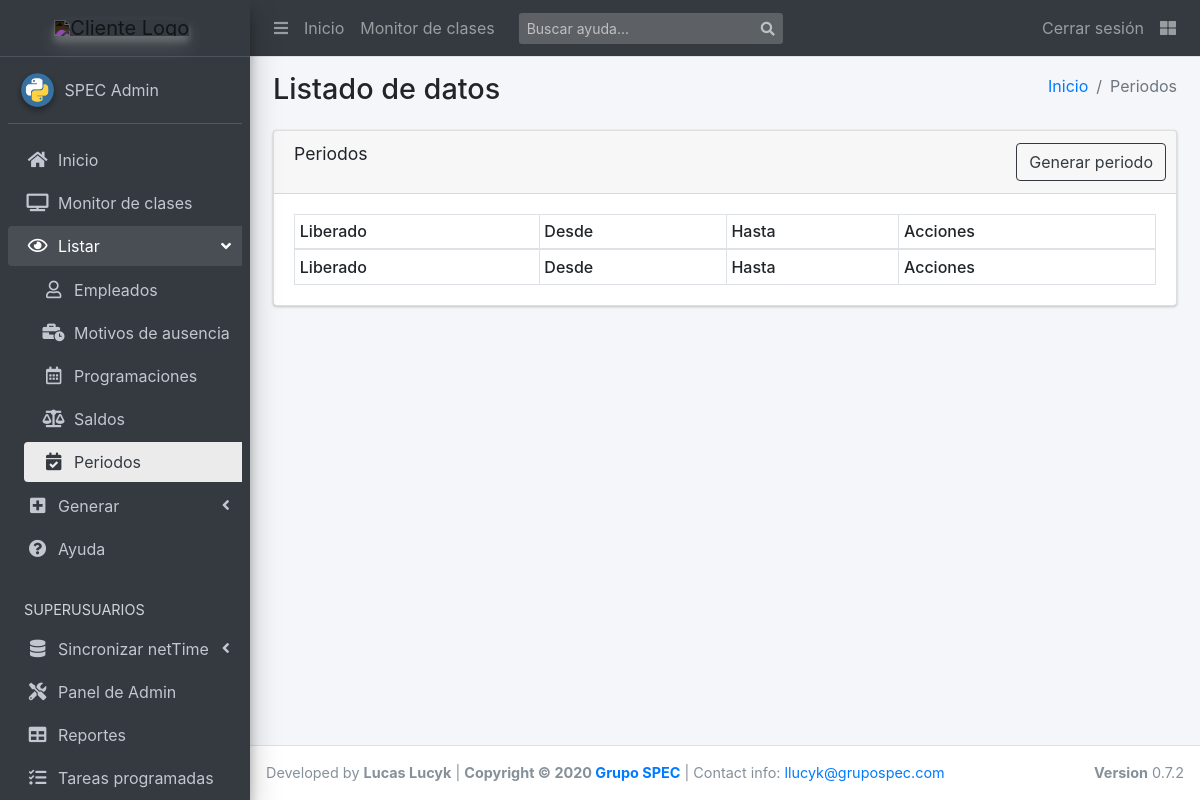
The page /list/periodos/ (signed in) on the database as committed earlier.
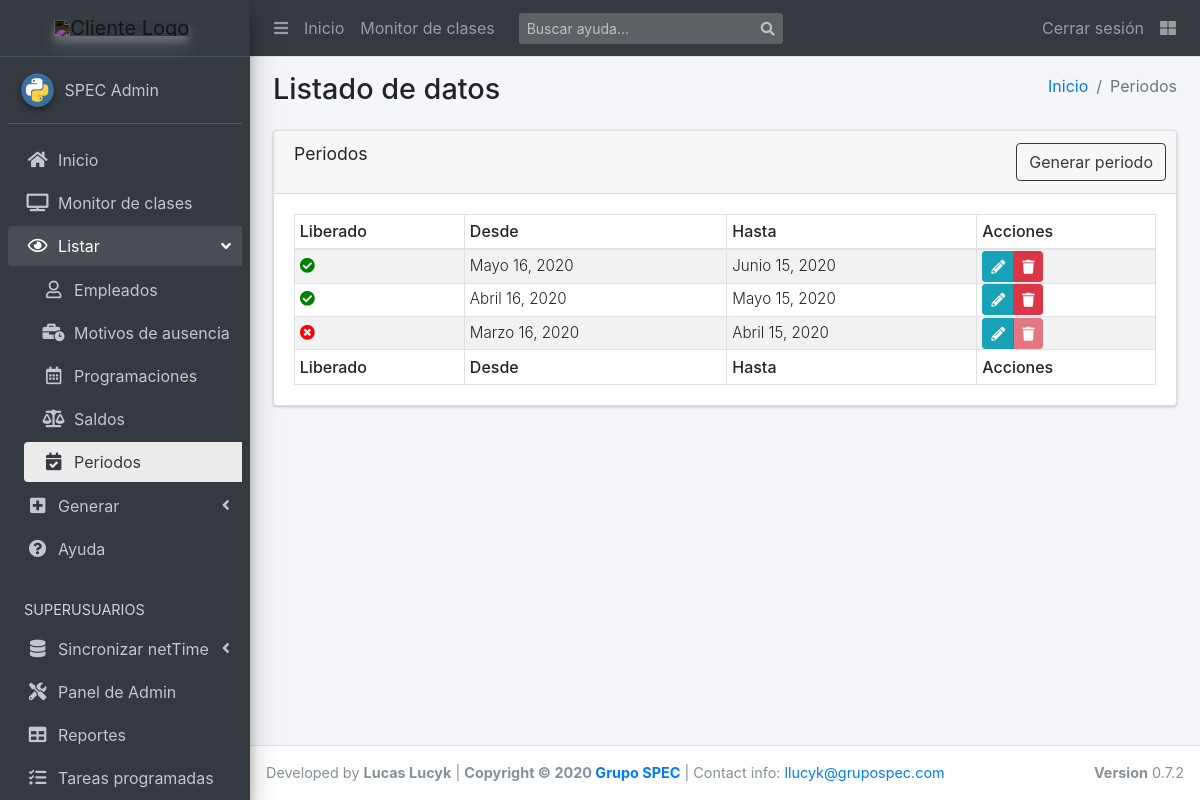
The same page on the database as committed later.
### scg_app/models.py (models this page shows, shortened)
class Periodo(models.Model):
    desde = models.DateField(blank=True)
    hasta = models.DateField(blank=True)
    bloqueado = models.BooleanField(blank=True, default=True)
    def get_edit_url(self):
        return reverse('periodo_update', kwargs={"pk": self.id})
    def get_delete_url(self):
        return reverse('confirm_delete',
                       kwargs={"model": self.__class__.__name__, "pk": self.id}
                       )
    class Meta:
        verbose_name = "Periodo"
        verbose_name_plural = "Periodos"
        get_latest_by = "desde"

### scg_app/views.py (the view)
# urls.py: path('periodos/', views.PeriodosList.as_view(), name='periodos_view'),
class PeriodosList(LoginRequiredMixin, ListView):
    model = Periodo
    template_name = 'apps/scg_app/list/periodos.html'
    context_object_name = 'periodos_list'
    ordering = ['-desde']

### templates/apps/scg_app/list/periodos.html
{% extends "apps/scg_app/list/base.html" %}
{% block active_ver_periodos %} active {% endblock %}
{% block route %}
  <li class="breadcrumb-item"><a href="{% url 'index' %}">Inicio</a></li>
  <li class="breadcrumb-item active">Periodos</li>
{% endblock route %}
{% block tableName %}Periodos{% endblock %}
{% block generar_btn %}
  <a href="{% url 'periodo_create' %}" class="btn btn-outline-dark">Generar periodo</a>
{% endblock %}
{% block tableHeaders %}
  <tr>
    <th>Liberado</th>
    <th>Desde</th>
    <th>Hasta</th>
    <th>Acciones</th>
  </tr>
{% endblock %}
{% block tableBody %}
  {% for periodo in periodos_list %}
    <tr>
      <td class="align-middle">
        {% if periodo.bloqueado %}
          <i class="fas fa-times-circle" ></i>
        {% else %}
          <i class="fas fa-check-circle"></i>
        {% endif %}
      </td>
      <td class="align-middle">{{periodo.desde}}</td>
      <td class="align-middle">{{periodo.hasta}}</td>
      <td class="py-0 align-middle">
        <div class="btn-group btn-group-sm">
          <a href="{{ periodo.get_edit_url|safe }}" class="btn btn-info"><i class="fas fa-pencil-alt"></i></a>
          {% if periodo.bloqueado %}
            <a href="#" class="btn btn-danger disabled" role="button" aria-disabled="true">
              <i class="fas fa-trash"></i>
            </a>
          {% else %}
            <a href="{{ periodo.get_delete_url|safe }}" class="btn btn-danger"><i class="fas fa-trash"></i></a>
          {% endif %}
        </div>
      </td>
    </tr>
  {% endfor %}
{% endblock %}
{% block tableFooter %}
  <tr>
    <th>Liberado</th>
    <th>Desde</th>
    <th>Hasta</th>
    <th>Acciones</th>
  </tr>
{% endblock %}

### templates/apps/scg_app/list/base.html (shortened to what this page needs)
{% extends "base_template.html" %}
{% block extra_css %}
{% load static %}
  <link rel="stylesheet" href="{%  static 'plugins/datatables-bs4/css/dataTables.bootstrap4.min.css' %}">
  <link rel="stylesheet" href="{%  static 'plugins/datatables-responsive/css/responsive.bootstrap4.min.css' %}">
{% endblock %}
{% block namepage %}Listado de datos{% endblock %}
{% block open_ver %} menu-open {% endblock %}
{% block content %}
<div class="row">
  <div class="col-md-12">
    <section id="results">
      <div class="card">
        <div class="card-header">
          <h3 class="card-title">
            {% block tableName %}&nbsp;{% endblock %}
          </h3>
            <div class="card-tools">
              {% block generar_btn %}{% endblock %}
            </div>
        </div>
        <div class="card-body">
          <table id="data-table" class="table table-bordered table-striped table-sm table-responsive-sm">
            <thead>
              {% block tableHeaders %}{% endblock %}
            </thead>
            <tbody>
              {% block tableBody %}{% endblock %}
            </tbody>
            <tfoot>
              {% block tableFooter %}{% endblock %}
            </tfoot>
          </table>
        </div>
      </div>
    </section>
  </div>
</div>
{% endblock %}
{% block extra_js %}
{% load static %}
{% endblock %}

### templates/base_template.html (shortened to what this page needs)
<!DOCTYPE html>
<html lang="es">
<head>
  {% load static %}
  <link rel="stylesheet" href="{%  static 'css/main.css' %}">
  <link rel="stylesheet" href="https://code.ionicframework.com/ionicons/2.0.1/css/ionicons.min.css">
  <link rel="stylesheet" href="{%  static 'dist/css/adminlte.min.css' %}">
  <link rel="stylesheet" href="https://cdnjs.cloudflare.com/ajax/libs/Chart.js/2.8.0/Chart.min.css" />
  <link rel="stylesheet" href="https://stackpath.bootstrapcdn.com/bootstrap/4.4.1/css/bootstrap.min.css">
  {% if 1 == 1 %}
    <link rel="stylesheet" href="https://use.fontawesome.com/releases/v5.8.2/css/all.css">
  {% else %}
    <link rel="stylesheet" href="{%  static 'plugins/fontawesome-free/css/all.min.css' %}">
  {% endif %}
  {% block extra_css %}
  {% endblock %}
</head>
<body class="hold-transition sidebar-mini layout-fixed .layout-footer-fixed .layout-navbar-fixed">
<div class="wrapper">
  <nav class="main-header navbar navbar-expand navbar-dark navbar-dark">
    <ul class="navbar-nav">
      <li class="nav-item">
        <a class="nav-link" data-widget="pushmenu" href="#" role="button"><i class="fas fa-bars"></i></a>
      </li>
      <li class="nav-item d-none d-sm-inline-block">
        <a href="{% url 'index' %}" class="nav-link">Inicio</a>
      </li>
      <li class="nav-item d-none d-sm-inline-block">
        <a href="{% url 'clases_view'%}" class="nav-link">Monitor de clases</a>
      </li>
    </ul>
    <form class="form-inline ml-3">
      <div class="input-group input-group-sm">
        <input class="form-control form-control-navbar" type="search" placeholder="Buscar ayuda..." aria-label="Buscar">
        <div class="input-group-append">
          <button class="btn btn-navbar" type="submit">
            <i class="fas fa-search"></i>
          </button>
        </div>
      </div>
    </form>
    <ul class="navbar-nav ml-auto">
      {% if user.is_authenticated %}
        <li class="nav-item">
          <a class="nav-link" href="{% url 'logout'%}?next={{request.path}}">
          Cerrar sesi&oacute;n
          </a>
        </li>
      {% endif %}
      <li class="nav-item">
        <a class="nav-link" data-widget="control-sidebar" data-slide="true" href="#" role="button">
          <i class="fas fa-th-large"></i>
        </a>
      </li>
    </ul>
  </nav>
  <aside class="main-sidebar sidebar-dark-primary elevation-4">
    <a id="logo-big" href="{% url 'index' %}" class="brand-link text-center" style="display:none;">
      <img src="https://megatlon.com/megatlon/images/megatlon.svg"
           alt="Cliente Logo"
           class="brand-image elevation-3 invert-color img-center"
           style="opacity: .8;">
      <span class="brand-text font-weight-light">&nbsp;</span>
    </a>
    <div class="sidebar">
      <div class="user-panel mt-3 pb-3 mb-3 d-flex">
        <div class="image">
          <img src="{% static 'img/python.png' %}" class="img-circle elevation-2" alt="User Image">
        </div>
        <div class="info">
          <a href="#" class="d-block">{{ user.last_name }} {{ user.first_name }}</a>
        </div>
      </div>
      <nav class="mt-2">
        <ul class="nav nav-pills nav-sidebar flex-column nav-child-indent" data-widget="treeview" role="menu" data-accordion="false">
          <li class="nav-item">
            <a href="{% url 'index' %}" class="nav-link {% block active_home %}{% endblock %}">
              <i class="nav-icon fas fa-home"></i>
              <p>Inicio</p>
            </a>
          </li>
          <li class="nav-item">
            <a href="{% url 'clases_view'%}" class="nav-link {% block active_monitor %}{% endblock %}">
              <i class="nav-icon fas fa-tv"></i>
              <p>Monitor de clases</p>
            </a>
          </li>
          <li class="nav-item has-treeview {% block open_ver %}{% endblock %}">
            <a href="#" class="nav-link">
              <i class="nav-icon far fa-eye"></i>
              <p>
                Listar
                <i class="fas fa-angle-left right"></i>
              </p>
            </a>
            <ul class="nav nav-treeview">
              <li class="nav-item">
                <a href="{% url 'empleados_view'%}" class="nav-link {% block active_ver_empleados %}{% endblock %}">
                  <i class="far fa-user nav-icon"></i>
                  <p>Empleados</p>
                </a>
              </li>
              <li class="nav-item">
                <a href="{% url 'motivos_ausencia_view'%}" class="nav-link {% block active_ver_mot_aus %}{% endblock %}">
                  <i class="fas fa-business-time nav-icon"></i>
                  <p>Motivos de ausencia</p>
                </a>
              </li>
              <li class="nav-item">
                <a href="{% url 'programaciones_view'%}" class="nav-link {% block active_ver_program %}{% endblock %}">
                  <i class="far fa-calendar-alt nav-icon"></i>
                  <p>Programaciones</p>
                </a>
              </li>
              <li class="nav-item">
                <a href="{% url 'saldos_view'%}" class="nav-link {% block active_ver_saldos %}{% endblock %}">
                  <i class="fas fa-balance-scale nav-icon"></i>
                  <p>Saldos</p>
                </a>
              </li>
              <li class="nav-item">
                <a href="{% url 'periodos_view'%}" class="nav-link {% block active_ver_periodos %}{% endblock %}">
                  <i class="fas fa-calendar-check nav-icon"></i>
                  <p>Periodos</p>
                </a>
              </li>
            </ul>
          </li>
          <li class="nav-item has-treeview {% block open_crear %}{% endblock %}">
            <a href="#" class="nav-link">
              <i class="nav-icon fas fa-plus-square"></i>
              <p>
                Generar
                <i class="right fas fa-angle-left"></i>
              </p>
            </a>
          </li>
          <li class="nav-item">
            <a href="{% url 'wiki'%}" class="nav-link {% block active_wiki %}{% endblock %}">
              <i class="nav-icon fas fa-question-circle"></i>
              <p>Ayuda</p>
            </a>
          </li>
          {% if user.is_superuser %}
            <li class="nav-header">SUPERUSUARIOS</li>
            <li class="nav-item has-treeview">
              <a href="#" class="nav-link">
                <i class="nav-icon fas fa-database"></i>
                <p>
                  Sincronizar netTime
                  <i class="right fas fa-angle-left"></i>
                </p>
              </a>
            </li>
            <li class="nav-item">
              <a href="/admin/" target="_blank" class="nav-link">
                <i class="nav-icon fas fa-tools"></i>
                <p>Panel de Admin</p>
              </a>
            </li>
            <li class="nav-item">
              <a href="/report_builder/" target="_blank" class="nav-link">
                <i class="nav-icon fas fa-table"></i>
                <p>Reportes</p>
              </a>
            </li>
            <li class="nav-item">
              <a href="{% url 'tasks_management' %}" class="nav-link {% block active_tareas %}{% endblock %}">
                <i class="nav-icon fas fa-tasks"></i>
                <p>Tareas programadas</p>
              </a>
            </li>
          {% endif %}
        </ul>
      </nav>
    </div>
  </aside>
  <div class="content-wrapper">
    <section class="content-header">
      <div class="container-fluid">
        <div class="row mb-2">
          <div class="col-sm-6">
            <h1>{% block namepage %}Inicio{% endblock %}</h1>
          </div>
          <div class="col-sm-6">
            <ol class="breadcrumb float-sm-right">
              {% block route %}{% endblock %}
            </ol>
          </div>
        </div>
      </div>
    </section>
    <section class="content">
      <div class="container-fluid">
        {% block content %}{% endblock %}
      </div>
    </section>
  </div>
  <footer class="main-footer">
    <div class="float-right d-none d-sm-block">
      <b>Version</b> 0.7.2
    </div>
    Developed by <strong>Lucas Lucyk</strong> |
    <strong>Copyright &copy; 2020 <a href="https://grupospec.com/es/">Grupo SPEC</a></strong>
    | Contact info: <a href="mailto:llucyk@grupospec.com">llucyk@grupospec.com</a>
  </footer>
</div>
</body>
</html>

### static/css/main.css (style rules this page uses)
footer { font-size: .9rem; }
table td { font-size: .95rem; font-weight: 300; }
table th { font-size: 1rem; font-weight: 500; }
.fa-check-circle { color: green !important; }
.fa-times-circle { color: red !important; }
.invert-color { -webkit-filter: invert(1); filter: invert(1); }
.img-center { float: none !important; }

Rows that differ between the two databases and show on the page:
added Periodo: bloqueado False (drawn), desde "Mayo 16, 2020", hasta "Junio 15, 2020"
added Periodo: bloqueado False (drawn), desde "Abril 16, 2020", hasta "Mayo 15, 2020"
added Periodo: bloqueado True (drawn), desde "Marzo 16, 2020", hasta "Abril 15, 2020"
